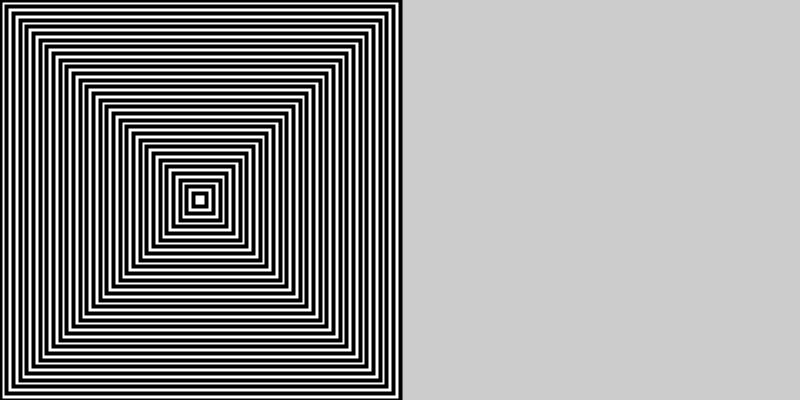
Frame 1 (no input)
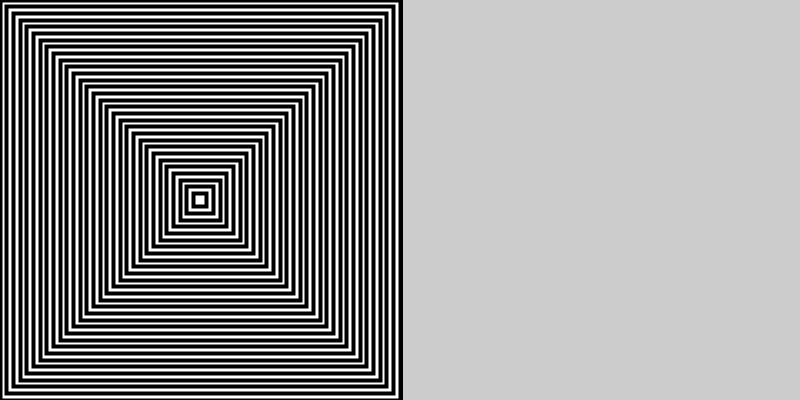
Frame 60 (the mouse pressed at the canvas centre just before this capture)
Frame 120 (the mouse held since frame 60 and released just before this capture): identical to frame 60, image omitted

The Processing sketch that drew these frames (run headless with seeded random() and noise(); from frame 60 on, the mouse is pressed at the canvas centre):

// Processing sketch: sketch_230611a
// ── sketch_230611a.pde
void setup(){
  size(800,400);
  
}
void draw(){
  for(int i=0; i<30;i++){
   strokeWeight(4);
   float col=map(i,55,0,55,0);
    fill(255);
    float lado=map(i,0,30,400,0);
  rectMode(CENTER); 
    rect(200,200,lado,lado);
  }
}
